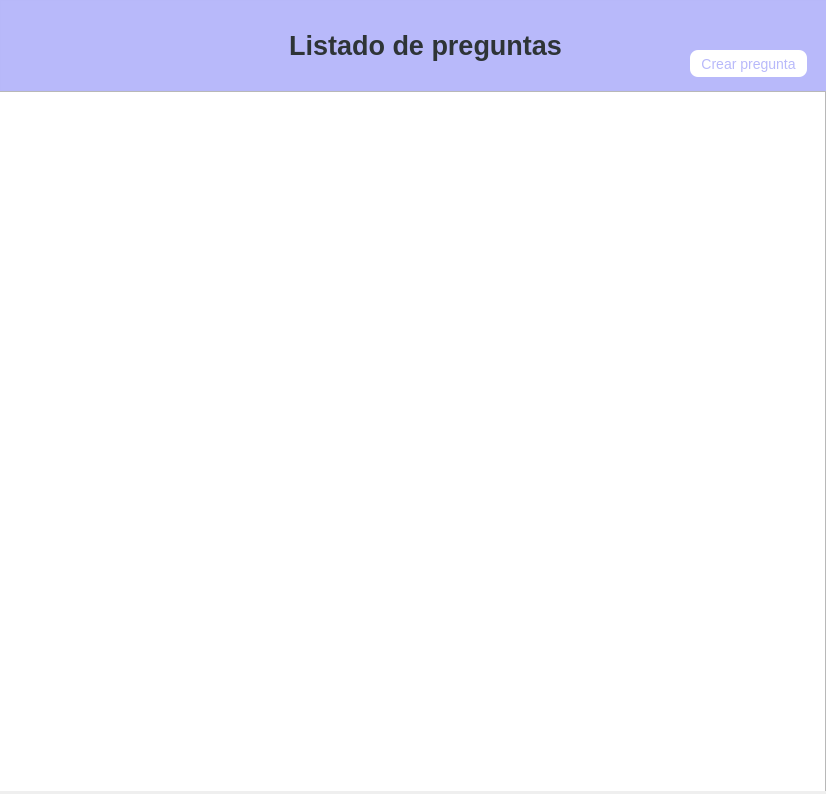
<?xml version="1.0" encoding="UTF-8"?>
<ui version="4.0">
 <class>Form</class>
 <widget class="QWidget" name="Form">
  <property name="geometry">
   <rect>
    <x>0</x>
    <y>0</y>
    <width>826</width>
    <height>794</height>
   </rect>
  </property>
  <property name="windowTitle">
   <string>Form</string>
  </property>
  <widget class="QFrame" name="frame">
   <property name="geometry">
    <rect>
     <x>0</x>
     <y>0</y>
     <width>828</width>
     <height>91</height>
    </rect>
   </property>
   <property name="frameShape">
    <enum>QFrame::StyledPanel</enum>
   </property>
   <property name="frameShadow">
    <enum>QFrame::Raised</enum>
   </property>
   <property name="lineWidth">
    <number>0</number>
   </property>
   <widget class="QLabel" name="titulo">
    <property name="geometry">
     <rect>
      <x>-15</x>
      <y>0</y>
      <width>881</width>
      <height>91</height>
     </rect>
    </property>
    <property name="minimumSize">
     <size>
      <width>0</width>
      <height>91</height>
     </size>
    </property>
    <property name="maximumSize">
     <size>
      <width>16777215</width>
      <height>91</height>
     </size>
    </property>
    <property name="font">
     <font>
      <family>Ubuntu</family>
      <pointsize>20</pointsize>
      <weight>75</weight>
      <italic>false</italic>
      <bold>true</bold>
     </font>
    </property>
    <property name="styleSheet">
     <string notr="true">background-color: rgba(183, 184, 250, 252)</string>
    </property>
    <property name="frameShape">
     <enum>QFrame::NoFrame</enum>
    </property>
    <property name="frameShadow">
     <enum>QFrame::Plain</enum>
    </property>
    <property name="text">
     <string>&lt;html&gt;&lt;head/&gt;&lt;body&gt;&lt;p align=&quot;center&quot;&gt;&lt;span style=&quot; color:#2e3436;&quot;&gt;Listado de preguntas&lt;/span&gt;&lt;/p&gt;&lt;/body&gt;&lt;/html&gt;</string>
    </property>
   </widget>
   <widget class="QPushButton" name="addPregunta_Button">
    <property name="geometry">
     <rect>
      <x>690</x>
      <y>50</y>
      <width>117</width>
      <height>27</height>
     </rect>
    </property>
    <property name="font">
     <font>
      <pointsize>-1</pointsize>
     </font>
    </property>
    <property name="styleSheet">
     <string notr="true">QPushButton {
  background-color: rgb(255, 255, 255);
  color: rgba(183, 184, 250, 252);
  text-align: center;
  font-size: 14px;
  border-radius: 8px;
}

</string>
    </property>
    <property name="text">
     <string>Crear pregunta</string>
    </property>
   </widget>
  </widget>
  <widget class="QFrame" name="frame_2">
   <property name="geometry">
    <rect>
     <x>0</x>
     <y>91</y>
     <width>828</width>
     <height>700</height>
    </rect>
   </property>
   <property name="frameShape">
    <enum>QFrame::StyledPanel</enum>
   </property>
   <property name="frameShadow">
    <enum>QFrame::Raised</enum>
   </property>
   <widget class="QTableWidget" name="tableWidget">
    <property name="geometry">
     <rect>
      <x>-5</x>
      <y>0</y>
      <width>831</width>
      <height>701</height>
     </rect>
    </property>
   </widget>
  </widget>
 </widget>
 <resources/>
 <connections/>
</ui>
